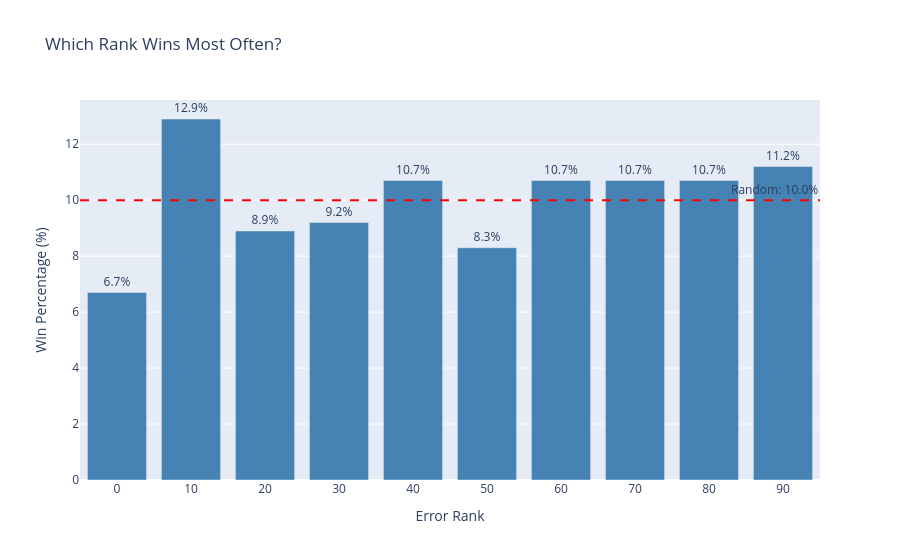

Notebook code cell kept with this figure:
### Code cell
# ==============================================================================
# Visualization: Winning Rank Distribution
# ==============================================================================

fig = go.Figure()

# Bar chart of win percentages
fig.add_trace(go.Bar(
    x=[str(r) for r in winner_df["rank"]],
    y=winner_df["win_pct"],
    name="Win %",
    marker_color="steelblue",
    text=[f"{p:.1f}%" for p in winner_df["win_pct"]],
    textposition="outside",
))

# Random baseline
fig.add_hline(
    y=expected_pct,
    line_dash="dash",
    line_color="red",
    annotation_text=f"Random: {expected_pct:.1f}%",
    annotation_position="top right",
)

fig.update_layout(
    title="Which Rank Wins Most Often?",
    xaxis_title="Error Rank",
    yaxis_title="Win Percentage (%)",
    showlegend=False,
)

fig.show()

### Figure 1 — Plotly figure (JSON) as saved in the notebook; plotly's stock layout.template omitted (floating-point values rounded to 4 significant figures)
{"data": [{"marker": {"color": "steelblue"}, "name": "Win %", "text": ["6.7%", "12.9%", "8.9%", "9.2%", "10.7%", "8.3%", "10.7%", "10.7%", "10.7%", "11.2%"], "textposition": "outside", "type": "bar", "x": ["0", "10", "20", "30", "40", "50", "60", "70", "80", "90"], "y": [6.7, 12.9, 8.9, 9.2, 10.7, 8.3, 10.7, 10.7, 10.7, 11.2]}], "layout": {"annotations": [{"showarrow": false, "text": "Random: 10.0%", "x": 1, "xanchor": "right", "xref": "x domain", "y": 10, "yanchor": "bottom", "yref": "y"}], "shapes": [{"line": {"color": "red", "dash": "dash"}, "type": "line", "x0": 0, "x1": 1, "xref": "x domain", "y0": 10, "y1": 10, "yref": "y"}], "showlegend": false, "title": {"text": "Which Rank Wins Most Often?"}, "xaxis": {"title": {"text": "Error Rank"}}, "yaxis": {"title": {"text": "Win Percentage (%)"}}}}
